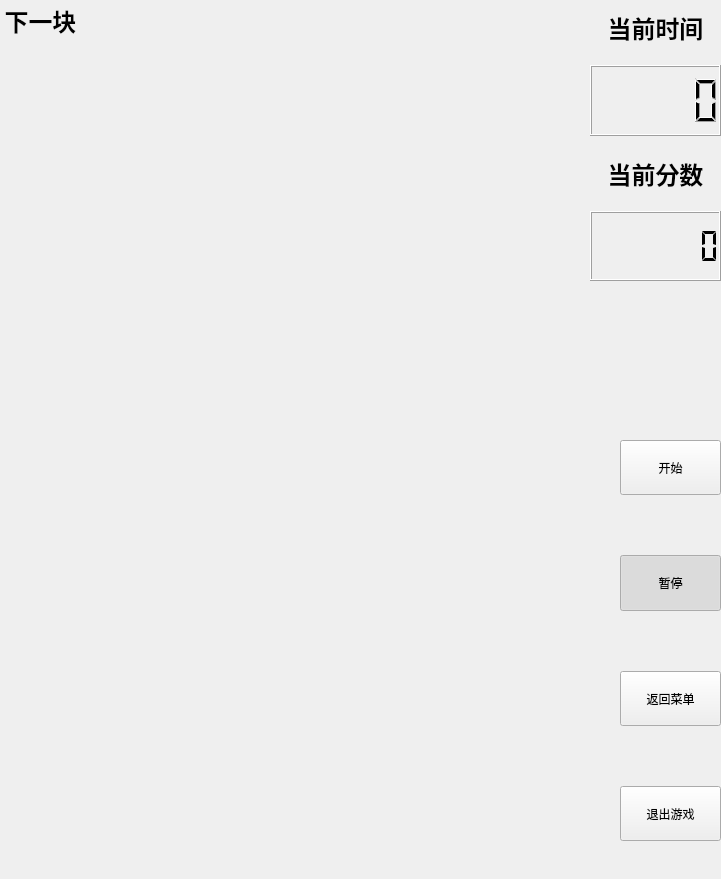
<?xml version="1.0" encoding="UTF-8"?>
<ui version="4.0">
 <class>Cboard_single</class>
 <widget class="QWidget" name="Cboard_single">
  <property name="geometry">
   <rect>
    <x>0</x>
    <y>0</y>
    <width>721</width>
    <height>879</height>
   </rect>
  </property>
  <property name="windowTitle">
   <string>Form</string>
  </property>
  <widget class="QLabel" name="timetitle_3">
   <property name="geometry">
    <rect>
     <x>0</x>
     <y>0</y>
     <width>81</width>
     <height>41</height>
    </rect>
   </property>
   <property name="text">
    <string>&lt;html&gt;&lt;head/&gt;&lt;body&gt;&lt;p&gt;&lt;span style=&quot; font-size:18pt; font-weight:700;&quot;&gt;下一块&lt;/span&gt;&lt;/p&gt;&lt;/body&gt;&lt;/html&gt;</string>
   </property>
   <property name="alignment">
    <set>Qt::AlignmentFlag::AlignCenter</set>
   </property>
  </widget>
  <widget class="QWidget" name="">
   <property name="geometry">
    <rect>
     <x>620</x>
     <y>440</y>
     <width>101</width>
     <height>401</height>
    </rect>
   </property>
   <layout class="QVBoxLayout" name="verticalLayout">
    <property name="spacing">
     <number>60</number>
    </property>
    <item>
     <widget class="QPushButton" name="start_button">
      <property name="sizePolicy">
       <sizepolicy hsizetype="Preferred" vsizetype="Preferred">
        <horstretch>0</horstretch>
        <verstretch>0</verstretch>
       </sizepolicy>
      </property>
      <property name="text">
       <string>开始</string>
      </property>
      <property name="checkable">
       <bool>true</bool>
      </property>
      <property name="checked">
       <bool>false</bool>
      </property>
     </widget>
    </item>
    <item>
     <widget class="QPushButton" name="pause_button">
      <property name="sizePolicy">
       <sizepolicy hsizetype="Minimum" vsizetype="Preferred">
        <horstretch>0</horstretch>
        <verstretch>0</verstretch>
       </sizepolicy>
      </property>
      <property name="text">
       <string>暂停</string>
      </property>
      <property name="checkable">
       <bool>true</bool>
      </property>
      <property name="checked">
       <bool>true</bool>
      </property>
     </widget>
    </item>
    <item>
     <widget class="QPushButton" name="back_menu_button">
      <property name="sizePolicy">
       <sizepolicy hsizetype="Minimum" vsizetype="Preferred">
        <horstretch>0</horstretch>
        <verstretch>0</verstretch>
       </sizepolicy>
      </property>
      <property name="text">
       <string>返回菜单</string>
      </property>
     </widget>
    </item>
    <item>
     <widget class="QPushButton" name="quit_game">
      <property name="sizePolicy">
       <sizepolicy hsizetype="Minimum" vsizetype="Preferred">
        <horstretch>0</horstretch>
        <verstretch>0</verstretch>
       </sizepolicy>
      </property>
      <property name="text">
       <string>退出游戏</string>
      </property>
     </widget>
    </item>
   </layout>
  </widget>
  <widget class="QWidget" name="">
   <property name="geometry">
    <rect>
     <x>590</x>
     <y>10</y>
     <width>131</width>
     <height>271</height>
    </rect>
   </property>
   <layout class="QVBoxLayout" name="verticalLayout_2">
    <property name="spacing">
     <number>20</number>
    </property>
    <item>
     <widget class="QLabel" name="timetitle">
      <property name="sizePolicy">
       <sizepolicy hsizetype="Preferred" vsizetype="Fixed">
        <horstretch>0</horstretch>
        <verstretch>0</verstretch>
       </sizepolicy>
      </property>
      <property name="text">
       <string>&lt;html&gt;&lt;head/&gt;&lt;body&gt;&lt;p&gt;&lt;span style=&quot; font-size:18pt; font-weight:700;&quot;&gt;当前时间&lt;/span&gt;&lt;/p&gt;&lt;/body&gt;&lt;/html&gt;</string>
      </property>
      <property name="alignment">
       <set>Qt::AlignmentFlag::AlignCenter</set>
      </property>
     </widget>
    </item>
    <item>
     <widget class="QLCDNumber" name="lcd_time">
      <property name="layoutDirection">
       <enum>Qt::LayoutDirection::LeftToRight</enum>
      </property>
      <property name="segmentStyle">
       <enum>QLCDNumber::SegmentStyle::Filled</enum>
      </property>
     </widget>
    </item>
    <item>
     <widget class="QLabel" name="timetitle_2">
      <property name="sizePolicy">
       <sizepolicy hsizetype="Preferred" vsizetype="Fixed">
        <horstretch>0</horstretch>
        <verstretch>0</verstretch>
       </sizepolicy>
      </property>
      <property name="text">
       <string>&lt;html&gt;&lt;head/&gt;&lt;body&gt;&lt;p&gt;&lt;span style=&quot; font-size:18pt; font-weight:700;&quot;&gt;当前分数&lt;/span&gt;&lt;/p&gt;&lt;/body&gt;&lt;/html&gt;</string>
      </property>
      <property name="alignment">
       <set>Qt::AlignmentFlag::AlignCenter</set>
      </property>
     </widget>
    </item>
    <item>
     <widget class="QLCDNumber" name="lcd_score">
      <property name="layoutDirection">
       <enum>Qt::LayoutDirection::LeftToRight</enum>
      </property>
      <property name="digitCount">
       <number>7</number>
      </property>
      <property name="segmentStyle">
       <enum>QLCDNumber::SegmentStyle::Flat</enum>
      </property>
     </widget>
    </item>
   </layout>
  </widget>
 </widget>
 <resources/>
 <connections/>
</ui>
